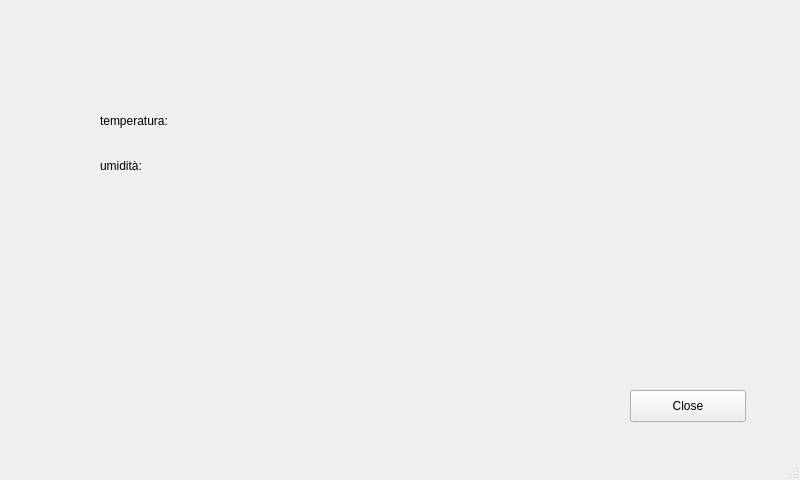
<?xml version="1.0" encoding="UTF-8"?>
<ui version="4.0">
 <class>MainWindow</class>
 <widget class="QMainWindow" name="MainWindow">
  <property name="geometry">
   <rect>
    <x>0</x>
    <y>0</y>
    <width>800</width>
    <height>480</height>
   </rect>
  </property>
  <property name="palette">
   <palette>
    <active>
     <colorrole role="Base">
      <brush brushstyle="SolidPattern">
       <color alpha="255">
        <red>255</red>
        <green>255</green>
        <blue>127</blue>
       </color>
      </brush>
     </colorrole>
    </active>
    <inactive>
     <colorrole role="Base">
      <brush brushstyle="SolidPattern">
       <color alpha="255">
        <red>255</red>
        <green>255</green>
        <blue>127</blue>
       </color>
      </brush>
     </colorrole>
    </inactive>
    <disabled>
     <colorrole role="Base">
      <brush brushstyle="SolidPattern">
       <color alpha="255">
        <red>255</red>
        <green>255</green>
        <blue>255</blue>
       </color>
      </brush>
     </colorrole>
    </disabled>
   </palette>
  </property>
  <property name="windowTitle">
   <string>MainWindow</string>
  </property>
  <widget class="QWidget" name="centralwidget">
   <widget class="QLabel" name="label_2">
    <property name="geometry">
     <rect>
      <x>100</x>
      <y>150</y>
      <width>101</width>
      <height>31</height>
     </rect>
    </property>
    <property name="text">
     <string>umidità:</string>
    </property>
   </widget>
   <widget class="QLabel" name="label">
    <property name="geometry">
     <rect>
      <x>100</x>
      <y>100</y>
      <width>131</width>
      <height>41</height>
     </rect>
    </property>
    <property name="text">
     <string>temperatura:</string>
    </property>
   </widget>
   <widget class="QLabel" name="humidity_lab">
    <property name="geometry">
     <rect>
      <x>250</x>
      <y>150</y>
      <width>81</width>
      <height>24</height>
     </rect>
    </property>
    <property name="text">
     <string/>
    </property>
   </widget>
   <widget class="QLabel" name="temp_lab">
    <property name="geometry">
     <rect>
      <x>250</x>
      <y>110</y>
      <width>81</width>
      <height>24</height>
     </rect>
    </property>
    <property name="text">
     <string/>
    </property>
   </widget>
   <widget class="QPushButton" name="close_butt">
    <property name="geometry">
     <rect>
      <x>630</x>
      <y>390</y>
      <width>116</width>
      <height>32</height>
     </rect>
    </property>
    <property name="text">
     <string>Close</string>
    </property>
   </widget>
  </widget>
  <widget class="QMenuBar" name="menubar">
   <property name="geometry">
    <rect>
     <x>0</x>
     <y>0</y>
     <width>800</width>
     <height>30</height>
    </rect>
   </property>
  </widget>
  <widget class="QStatusBar" name="statusbar"/>
 </widget>
 <resources/>
 <connections/>
</ui>
